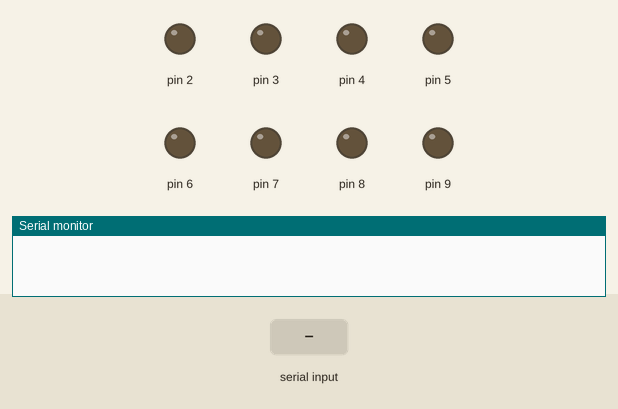
A sketch run on a simulated Arduino Uno, built with avr-gcc and run on an emulated ATmega328P. Parts: output pins drawn as LEDs (lit = HIGH), the last lines printed to the serial monitor. The inputs (shaded band) are chosen by the test bench.

Above: at 1.2 s.
1.3 s: "1;" received over Serial
At 2.5 s:
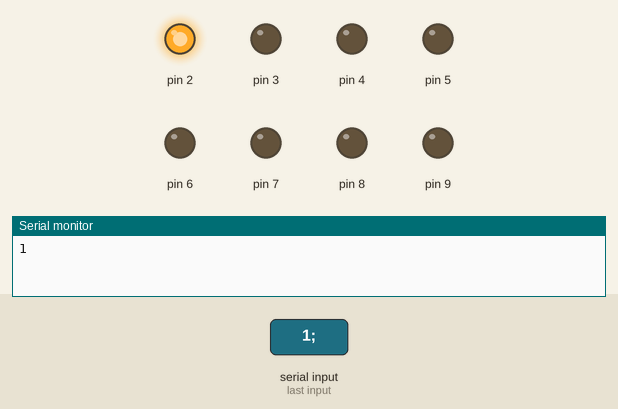
2.8 s: "0;" received over Serial
At 3.7 s:
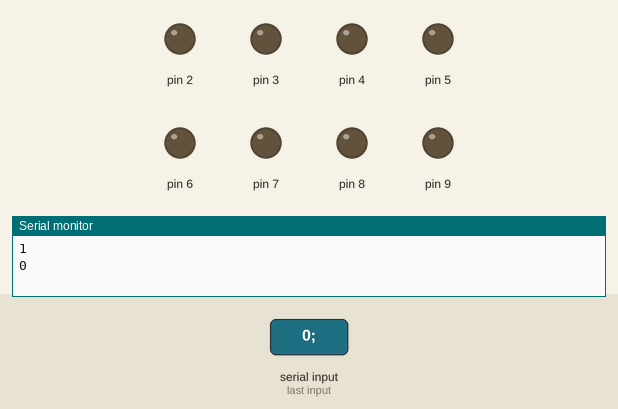
Timing chart, 0 to 5.8 s (numbered marks = the images above; inputs shaded):
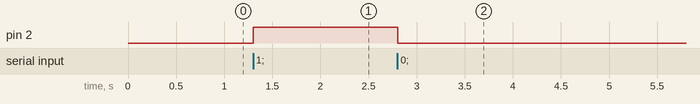

Measured:
- after the input at 1.3 s, pin 2: LOW → HIGH at once
- after the input at 2.8 s, pin 2: HIGH → LOW at once

The sketch:

TrabalhoConversaoBinario.ino
```cpp
String numeros;
int posicao = 0;
void setup() {

  Serial.begin(9600);
  Serial.setTimeout(9999999);

}

void loop() {
  //apagaLeds();
    numeros = (String)Serial.readStringUntil(';');
    Serial.println(numeros);
    apagaLeds();
   for (int i = 0; i < numeros.length(); i++) {
    char bi = (char)numeros[i];
    switch (i) {
      case 0:
       if (bi == '1') {acendLed(2);}
        break;
      case 1:
      if (bi == '1') {acendLed(3);}
        break;
      case 2:
      if (bi == '1') {acendLed(4);}
        break;
      case 3:
      if (bi == '1') {acendLed(5);}
        break;
      case 4:
      if (bi == '1') {acendLed(6);}
        break;
      case 5:
      if (bi == '1') {acendLed(7);}
        break;
      case 6:
      if (bi == '1') {acendLed(8);}
        break;
      case 7:
      if (bi == '1') {acendLed(9);}
        break;

    }
  }
  numeros = "";
}
void acendLed(int led){
   analogWrite(led, 255);
}

void apagaLed(int led){
   analogWrite(led, 0);
}

void apagaLeds() {
  analogWrite(2, 0);
  analogWrite(3, 0);
  analogWrite(4, 0);
  analogWrite(5, 0);
  analogWrite(6, 0);
  analogWrite(7, 0);
  analogWrite(8, 0);
  analogWrite(9, 0);
}
```
